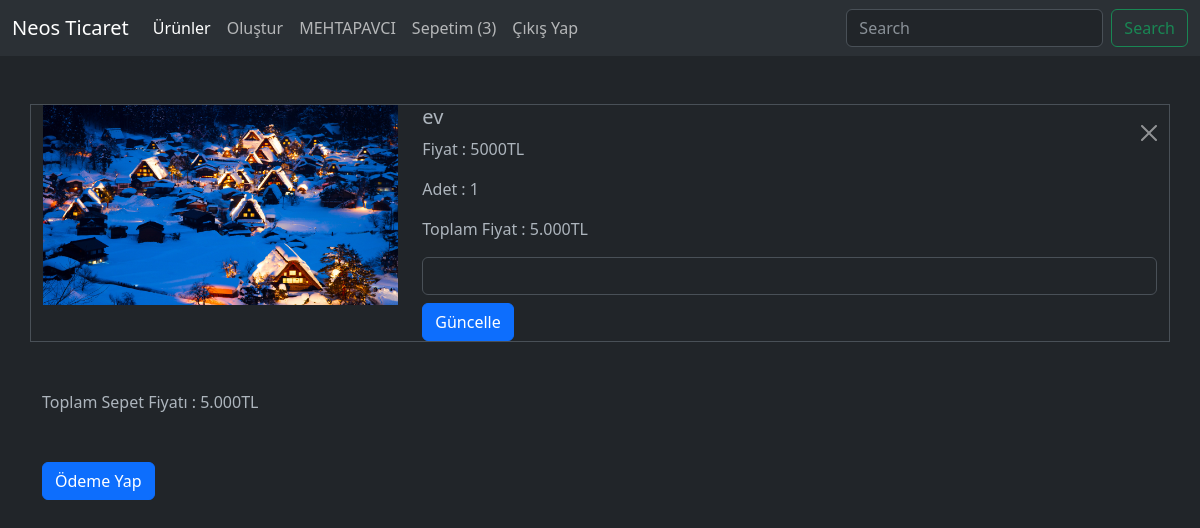
The app's page /sepetim/ (signed in) with its own data.
### urunler/models.py (models this page shows, shortened)
class Sepet(models.Model):
    ekleyen = models.ForeignKey(User, on_delete=models.CASCADE)
    urun = models.ForeignKey(Urun, on_delete=models.CASCADE)
    adet = models.IntegerField()
    total = models.IntegerField()
    odendiMi = models.BooleanField(default=False, verbose_name='Ödendi mi?')#type checkbox

class Urun(models.Model):
    kategori = models.ForeignKey(Kategori, on_delete=models.SET_NULL, null=True)
    seri_no = models.OneToOneField(SeriNo, on_delete=models.CASCADE, null=True, blank=True )
    AltKategori = models.ManyToManyField(AltKategori, blank=True)
    isim = models.CharField(max_length=100)
    aciklama = RichTextField(max_length=500)
    fiyat = models.IntegerField()
    resim = models.FileField(upload_to = 'urunler/', null=True)

### urunler/views.py (the view, shortened to what this page needs)
# urls.py: path('sepetim/', sepetim, name='sepetim'),
def sepetim(request):
    urunler = Sepet.objects.filter(ekleyen = request.user, odendiMi = False)
    toplam = 0
    for i in urunler:
        toplam += i.total
    context = {
        'urunler':urunler,
        'toplam':toplam
    }
    return render (request, 'sepetim.html', context)

### kullanici/templates/sepetim.html (shortened to what this page needs)
{% extends "index.html" %}
{% load static %}
{% load humanize %}
{% block content %}
<div class="container mt-5">
    <div class="row">
        {% for sepet in urunler %}
        <div class="col-12 border position-relative">
            <form method="POST">
                <input type="submit" value="" name="sil" class="btn-close position-absolute top-0 end-0 mt-3 me-2">
            </form>
            <div class="row">
                <div class="col-4">
                    <img src="{{sepet.urun.resim.url}}" width="100%" alt="">
                </div>
                <div class="col-8">
                    <h5>{{sepet.urun.isim}}</h5>
                    <p>Fiyat : {{sepet.urun.fiyat}}TL</p>
                    <p>Adet : {{sepet.adet}}</p>
                    <p>Toplam Fiyat : {{sepet.total|intcomma}}TL</p>
                    <form method="POST">
                        <input type="number" name="adet" value="{{sepet.adet}} " class="form-control">
                        <input type="submit" name="guncelle" value="Güncelle" class="btn btn-primary mt-2">
                    </form>
                </div>
            </div>
        </div>
        {% endfor %}
    </div>
    <p class="my-5">Toplam Sepet Fiyatı : {{toplam|intcomma}}TL </p>
    <form method="POST">
        <input type="submit" name="odeme" value="Ödeme Yap" class="btn btn-primary">
    </form>
</div>
{% endblock content %}

### urunler/templates/includes/_navbar.html (shortened to what this page needs)
<nav class="navbar navbar-expand-lg bg-body-tertiary">
    <div class="container-fluid">
        <a class="navbar-brand" href="/">Neos Ticaret</a>
        <div class="collapse navbar-collapse" id="navbarSupportedContent">
            <ul class="navbar-nav me-auto mb-2 mb-lg-0">
                <li class="nav-item">
                    <a class="nav-link active" aria-current="page" href="#">Ürünler</a>
                </li>
                {% if user.is_authenticated %}
                <li class="nav-item">
                    <a class="nav-link" href="{% url 'olustur' %}">Oluştur</a>
                </li>
                <li class="nav-item">
                    <a class="nav-link text-uppercase" href="">{{request.user}}</a>
                </li>
                <li class="nav-item">
                    <a class="nav-link" href="{% url 'sepetim' %}">Sepetim ({{request.user.sepet_set.all.count}})</a>
                </li>
                <li class="nav-item">
                    <a class="nav-link" href="{% url 'logout' %}">Çıkış Yap</a>
                </li>
                {% endif %}
            </ul>
            <form class="d-flex" action="/" method="GET" role="search">
                <input class="form-control me-2" name="search" value="{{search}}" type="search" placeholder="Search"
                    aria-label="Search">
                <button class="btn btn-outline-success" type="submit">Search</button>
            </form>
        </div>
    </div>
</nav>

### records on screen
Sepet: urun.resim (picture), urun.isim "ev", urun.fiyat "5000", adet "1", total "5.000"

### other values on screen
{{ request.user }} "MEHTAPAVCI"
{{ request.user.sepet_set.all.count }} "3"
{{ toplam|intcomma }} "5.000"
